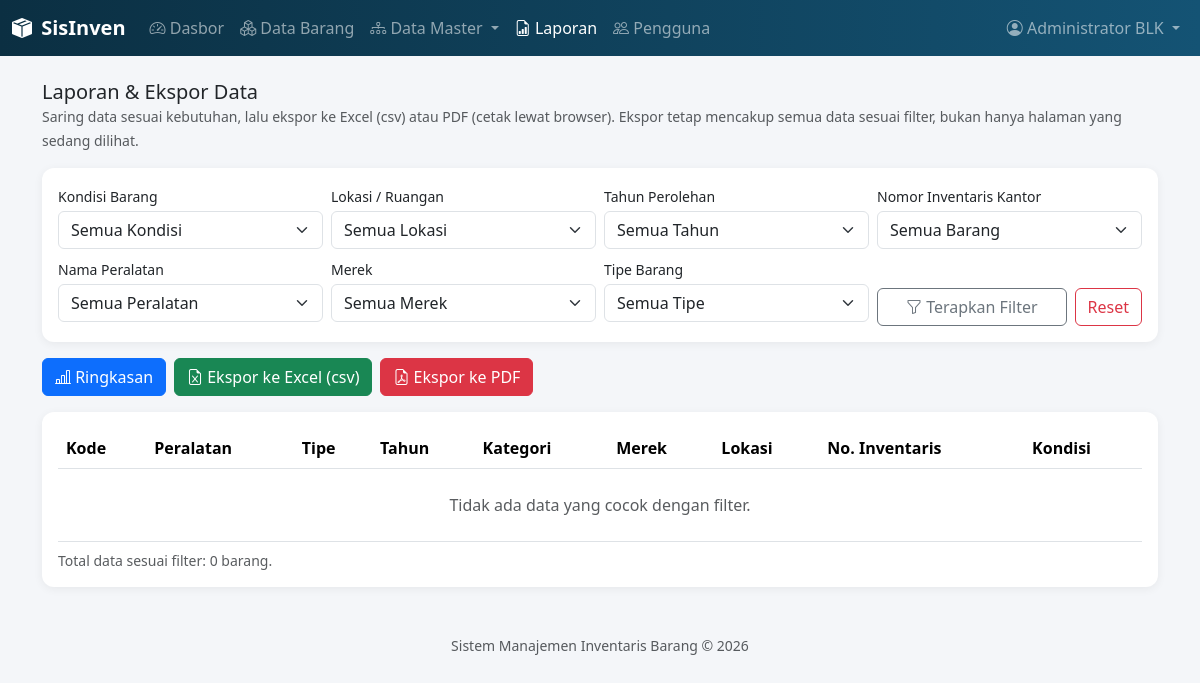
The app's page /laporan/index.php (signed in), older data.
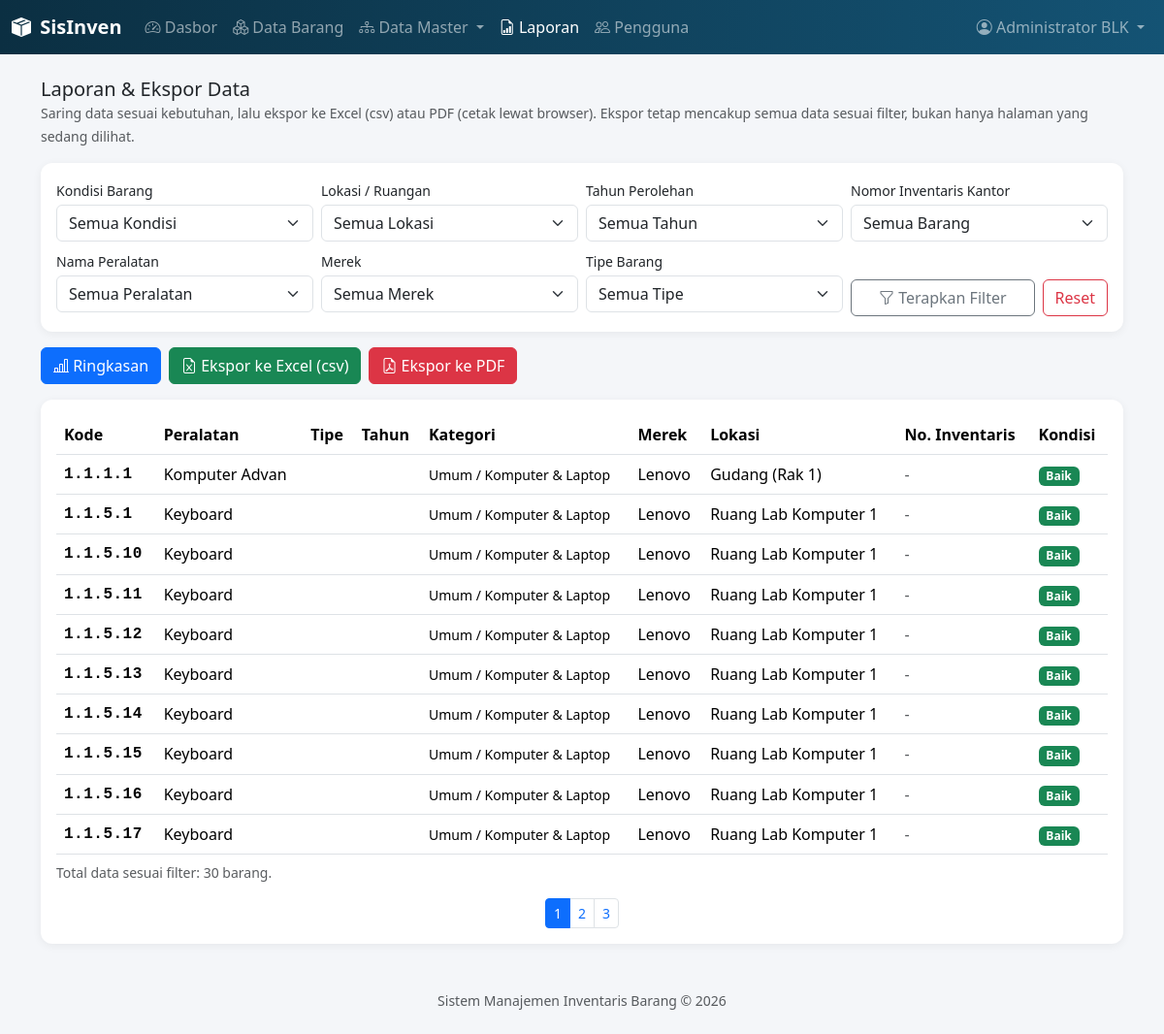
The same page, newer data.
### tables this page shows
CREATE TABLE `barang` (
  `id` int(11) NOT NULL,
  `kode_barang` varchar(50) NOT NULL,
  `kategori_id` int(11) NOT NULL,
  `subkategori_id` int(11) NOT NULL,
  `merek_id` int(11) NOT NULL,
  `lokasi_id` int(11) NOT NULL,
  `nama_peralatan_id` int(11) NOT NULL,
  `foto_peralatan` varchar(255) DEFAULT NULL,
  `nomor_urut` int(11) NOT NULL,
  `spesifikasi` text NOT NULL,
  `nomor_inventaris_kantor` varchar(100) DEFAULT NULL,
  `kondisi_id` int(11) NOT NULL,
  `user_last_edit` varchar(100) NOT NULL,
  `timestamp_last_edit` datetime NOT NULL,
  `created_at` datetime DEFAULT current_timestamp()
);

CREATE TABLE `nama_peralatan` (
  `id` int(11) NOT NULL,
  `kode_peralatan` int(11) NOT NULL,
  `nama_peralatan` varchar(100) NOT NULL,
  `created_at` datetime DEFAULT current_timestamp()
);

CREATE TABLE `kategori` (
  `id` int(11) NOT NULL,
  `kode_kategori` int(11) NOT NULL,
  `nama_kategori` varchar(100) NOT NULL,
  `created_at` datetime DEFAULT current_timestamp()
);

CREATE TABLE `subkategori` (
  `id` int(11) NOT NULL,
  `kategori_id` int(11) NOT NULL,
  `kode_subkategori` int(11) NOT NULL,
  `nama_subkategori` varchar(100) NOT NULL,
  `created_at` datetime DEFAULT current_timestamp()
);

CREATE TABLE `merek` (
  `id` int(11) NOT NULL,
  `nama_merek` varchar(100) NOT NULL,
  `created_at` datetime DEFAULT current_timestamp()
);

CREATE TABLE `lokasi` (
  `id` int(11) NOT NULL,
  `nama_ruangan` varchar(100) NOT NULL,
  `created_at` datetime DEFAULT current_timestamp()
);

CREATE TABLE `kondisi_barang` (
  `id` int(11) NOT NULL,
  `nama_kondisi` varchar(50) NOT NULL,
  `kode_warna` varchar(7) NOT NULL DEFAULT '#6c757d',
  `created_at` datetime DEFAULT current_timestamp()
);

### laporan/index.php (the view, shortened to what the changed rows need)
<?php
require_once __DIR__ . '/../includes/functions.php';
$pdo = getKoneksi();
$kondisi        = $_GET['kondisi'] ?? '';
$statusAset     = $_GET['status_aset'] ?? '';
$tipeBarang     = $_GET['tipe'] ?? '';
$tahunPerolehan = $_GET['tahun'] ?? '';
$peralatanId    = $_GET['peralatan'] ?? '';
$merekId        = $_GET['merek'] ?? '';
$lokasiId       = $_GET['lokasi'] ?? '';
$halaman        = max(1, (int) ($_GET['halaman'] ?? 1));
$perHalaman     = 10;
$data      = ambilDataLaporan($pdo, $kondisi, $statusAset, $tipeBarang, $tahunPerolehan, $peralatanId, $merekId, $lokasiId, $halaman, $perHalaman);
$totalData = hitungDataLaporan($pdo, $kondisi, $statusAset, $tipeBarang, $tahunPerolehan, $peralatanId, $merekId, $lokasiId);
require_once __DIR__ . '/../includes/header.php';
?>
<div class="card p-3">
  <div class="table-responsive">
    <table class="table table-hover align-middle mb-0">
      <thead>
        <tr>
          <th>Kode</th>
          <th>Peralatan</th>
          <th>Tipe</th>
          <th>Tahun</th>
          <th>Kategori</th>
          <th>Merek</th>
          <th>Lokasi</th>
          <th>No. Inventaris</th>
          <th>Kondisi</th>
        </tr>
      </thead>
      <tbody>
        <?php if (!$data): ?>
          <tr><td colspan="9" class="text-center text-muted py-4">Tidak ada data yang cocok dengan filter.</td></tr>
        <?php endif; ?>
        <?php foreach ($data as $row): ?>
          <tr>
            <td class="kode-barang"><?= amankan($row['kode_barang']) ?></td>
            <td><?= amankan($row['nama_peralatan']) ?></td>
            <td><?= amankan($row['tipe_barang']) ?></td>
            <td><?= amankan($row['tahun_perolehan']) ?></td>
            <td><small><?= amankan($row['nama_kategori']) ?> / <?= amankan($row['nama_subkategori']) ?></small></td>
            <td><?= amankan($row['nama_merek']) ?></td>
            <td><?= amankan($row['nama_ruangan']) ?></td>
            <td>
              <?= $row['nomor_inventaris_kantor']
                    ? amankan($row['nomor_inventaris_kantor'])
                    : '<span class="text-muted">-</span>' ?>
            </td>
            <td>
              <span class="badge" style="background-color: <?= amankan($row['kode_warna']) ?>">
                <?= amankan($row['kondisi']) ?>
              </span>
            </td>
          </tr>
        <?php endforeach; ?>
      </tbody>
    </table>
  </div>
  <p class="text-muted small mt-2 mb-0">Total data sesuai filter: <?= $totalData ?> barang.</p>
  <?php renderPaginasi($halaman, $totalData, $perHalaman, [
      'kondisi'     => $kondisi,
      'status_aset' => $statusAset,
      'tipe'        => $tipeBarang,
      'tahun'       => $tahunPerolehan,
      'peralatan'   => $peralatanId,
      'merek'       => $merekId,
      'lokasi'      => $lokasiId,
  ]); ?>
</div>
<?php require_once __DIR__ . '/../includes/footer.php'; ?>

### includes/functions.php (shortened to what the changed rows need)
<?php
function amankan($teks) {
    return htmlspecialchars($teks ?? '', ENT_QUOTES, 'UTF-8');
}
function ambilDataLaporan($pdo, $kondisiId = '', $statusAset = '', $tipeBarang = '', $tahunPerolehan = '', $peralatanId = '', $merekId = '', $lokasiId = '', $halaman = null, $perHalaman = 10) {
    $sql = 'SELECT b.kode_barang, np.nama_peralatan, b.tipe_barang, b.tahun_perolehan,
                   k.nama_kategori, s.nama_subkategori, m.nama_merek,
                   l.nama_ruangan, b.spesifikasi, b.nomor_inventaris_kantor,
                   kb.nama_kondisi AS kondisi, kb.kode_warna,
                   b.user_last_edit, b.timestamp_last_edit
            FROM barang b
            JOIN kategori k ON k.id = b.kategori_id
            JOIN subkategori s ON s.id = b.subkategori_id
            JOIN merek m ON m.id = b.merek_id
            JOIN lokasi l ON l.id = b.lokasi_id
            JOIN nama_peralatan np ON np.id = b.nama_peralatan_id
            JOIN kondisi_barang kb ON kb.id = b.kondisi_id
            WHERE 1=1';
    $params = [];
    $sql .= ' ORDER BY b.kode_barang';
    if ($halaman !== null) {
        $sql .= ' LIMIT ' . (int) $perHalaman . ' OFFSET ' . (int) (($halaman - 1) * $perHalaman);
    }
    $stmt = $pdo->prepare($sql);
    $stmt->execute($params);
    return $stmt->fetchAll();
}
function hitungDataLaporan($pdo, $kondisiId = '', $statusAset = '', $tipeBarang = '', $tahunPerolehan = '', $peralatanId = '', $merekId = '', $lokasiId = '') {
    $sql = 'SELECT COUNT(*) FROM barang b WHERE 1=1';
    $params = [];
    $stmt = $pdo->prepare($sql);
    $stmt->execute($params);
    return (int) $stmt->fetchColumn();
}
function renderPaginasi($halamanSekarang, $totalData, $perHalaman, $paramsLain = []) {
    $totalHalaman = (int) ceil($totalData / $perHalaman);
    if ($totalHalaman <= 1)
        return;
    $paramsLain = array_filter($paramsLain, fn($v) => $v !== '');
    echo '<nav class="mt-3"><ul class="pagination pagination-sm justify-content-center mb-0">';
    for ($i = 1; $i <= $totalHalaman; $i++) {
        $query = http_build_query(array_merge($paramsLain, ['halaman' => $i]));
        $aktif = $i === $halamanSekarang ? ' active' : '';
        echo "<li class=\"page-item{$aktif}\"><a class=\"page-link\" href=\"?{$query}\">{$i}</a></li>";
    }
    echo '</ul></nav>';
}

Row changes from the older to the newer data that the page shows:
added barang: kode_barang "1.1.1.1", nama_peralatan.nama_peralatan "Komputer Advan", kategori.nama_kategori "Umum", subkategori.nama_subkategori "Komputer & Laptop", merek.nama_merek "Lenovo", lokasi.nama_ruangan "Gudang (Rak 1)", kondisi.nama_kondisi "Baik"
added barang: kode_barang "1.1.5.1", nama_peralatan.nama_peralatan "Keyboard", kategori.nama_kategori "Umum", subkategori.nama_subkategori "Komputer & Laptop", merek.nama_merek "Lenovo", lokasi.nama_ruangan "Ruang Lab Komputer 1", kondisi.nama_kondisi "Baik"
added barang: kode_barang "1.1.5.10", nama_peralatan.nama_peralatan "Keyboard", kategori.nama_kategori "Umum", subkategori.nama_subkategori "Komputer & Laptop", merek.nama_merek "Lenovo", lokasi.nama_ruangan "Ruang Lab Komputer 1", kondisi.nama_kondisi "Baik"
added barang: kode_barang "1.1.5.11", nama_peralatan.nama_peralatan "Keyboard", kategori.nama_kategori "Umum", subkategori.nama_subkategori "Komputer & Laptop", merek.nama_merek "Lenovo", lokasi.nama_ruangan "Ruang Lab Komputer 1", kondisi.nama_kondisi "Baik"
added barang: kode_barang "1.1.5.12", nama_peralatan.nama_peralatan "Keyboard", kategori.nama_kategori "Umum", subkategori.nama_subkategori "Komputer & Laptop", merek.nama_merek "Lenovo", lokasi.nama_ruangan "Ruang Lab Komputer 1", kondisi.nama_kondisi "Baik"
added barang: kode_barang "1.1.5.13", nama_peralatan.nama_peralatan "Keyboard", kategori.nama_kategori "Umum", subkategori.nama_subkategori "Komputer & Laptop", merek.nama_merek "Lenovo", lokasi.nama_ruangan "Ruang Lab Komputer 1", kondisi.nama_kondisi "Baik"
added barang: kode_barang "1.1.5.14", nama_peralatan.nama_peralatan "Keyboard", kategori.nama_kategori "Umum", subkategori.nama_subkategori "Komputer & Laptop", merek.nama_merek "Lenovo", lokasi.nama_ruangan "Ruang Lab Komputer 1", kondisi.nama_kondisi "Baik"
added barang: kode_barang "1.1.5.15", nama_peralatan.nama_peralatan "Keyboard", kategori.nama_kategori "Umum", subkategori.nama_subkategori "Komputer & Laptop", merek.nama_merek "Lenovo", lokasi.nama_ruangan "Ruang Lab Komputer 1", kondisi.nama_kondisi "Baik"
added barang: kode_barang "1.1.5.16", nama_peralatan.nama_peralatan "Keyboard", kategori.nama_kategori "Umum", subkategori.nama_subkategori "Komputer & Laptop", merek.nama_merek "Lenovo", lokasi.nama_ruangan "Ruang Lab Komputer 1", kondisi.nama_kondisi "Baik"
added barang: kode_barang "1.1.5.17", nama_peralatan.nama_peralatan "Keyboard", kategori.nama_kategori "Umum", subkategori.nama_subkategori "Komputer & Laptop", merek.nama_merek "Lenovo", lokasi.nama_ruangan "Ruang Lab Komputer 1", kondisi.nama_kondisi "Baik"
Text that changed along with them:
$totalData: "0" → "30"
new list line: "1"
new list line: "2"
new list line: "3"
text no longer shown: "Tidak ada data yang cocok dengan filter."
